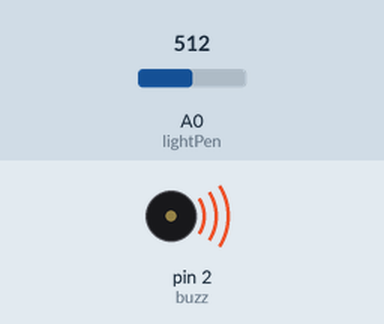
Recording of a sketch running on a simulated Arduino Uno, built with avr-gcc and run on an emulated ATmega328P. Parts: buzzer (waves = sounding). Inputs (shaded band) come from the test bench; at power-on: A0 (lightPen) = 512. What the sketch prints to the serial monitor is not drawn.

Above: at 0.1 s.
Timing chart, 0 to 1.6 s (numbered marks = the images above):
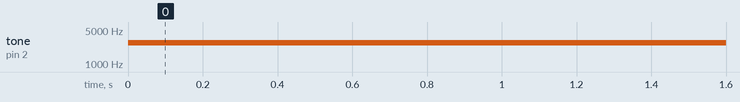

The sketch:

photoresistor.ino
```cpp
int lightPen = A0;
int lightVal;

int buzz = 2;


void setup() {
  // put your setup code here, to run once:
  pinMode(lightPen,INPUT);
  pinMode(buzz,OUTPUT);
  Serial.begin(9600);

  //as light gets darker --> resistence goes up --> current goes down --> voltage across 5k resistor will go down
}


void loop() {
  // put your main code here, to run repeatedly:

  lightVal = analogRead(lightPen);
  Serial.print("Light value is: ");
  Serial.println(lightVal);///

  int buzzVal = map(lightVal,0,1023,1000,4500);
  tone(buzz,buzzVal);
  delay(250);

}
```

Measured:
- by itself, tone on pin 2 (buzz): silent → 2751 Hz at 0.00 s
